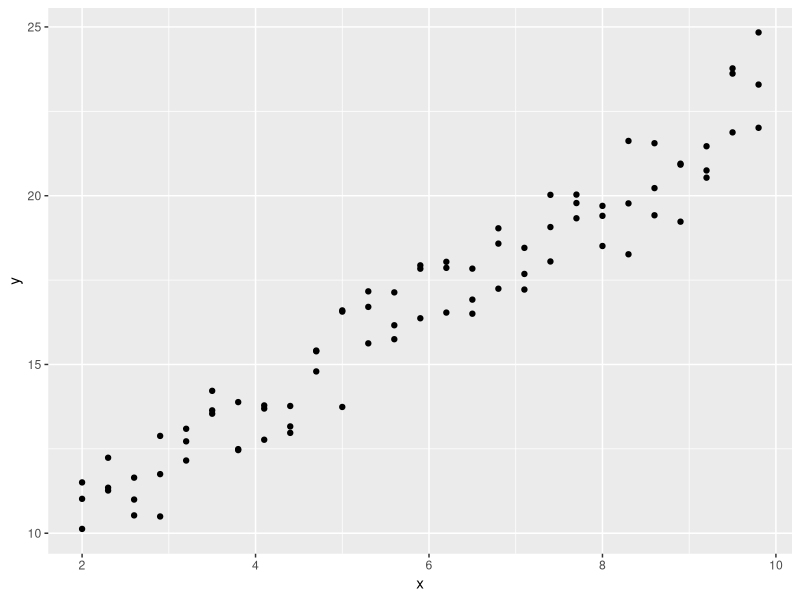
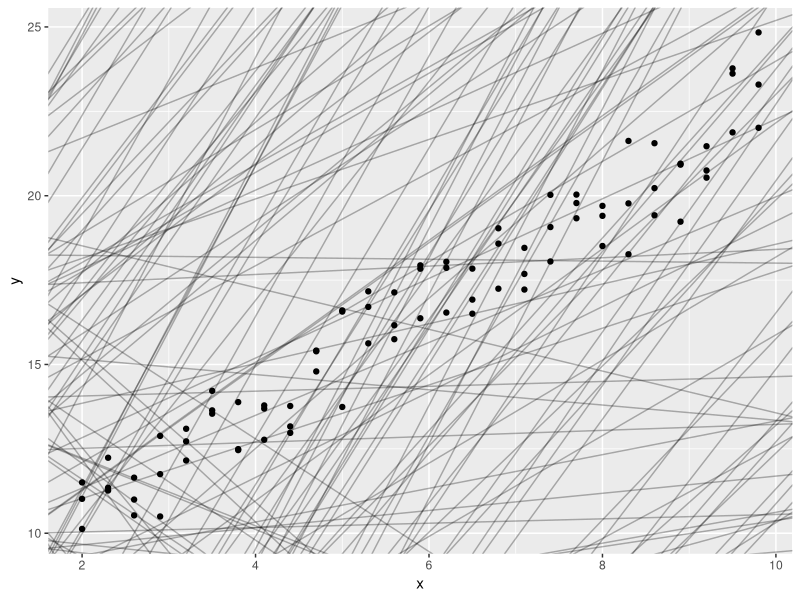
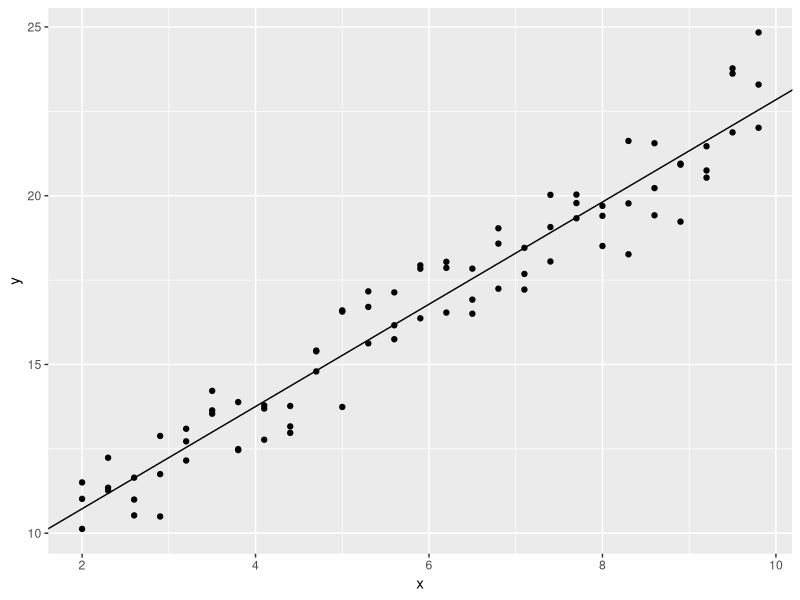

Here is the R script that generated these plots, in order:
#Ciclos en R via funcionales
#library(tidyverse)
library(ggplot2)
library(dplyr)
library(purrr)

data(mpg)
head(mpg)

#Esto de aquí es un ciclo sobre columnas
mpg_num <- mpg %>% select(where(is.numeric))
head(mpg_num)

#Ciclos sobre columnas
#displ  year   cyl   cty   hwy
mpg_num_sum <- mpg_num %>% summarize(
media_displ = mean(displ),
media_year = mean(year),
media_cyl = mean(cyl),
media_cty = mean(cty),
media_hwy = mean(hwy))

print(mpg_num_sum)

#Hay map_TIPO DE DATO (lgl - logico)
#(int - entero, chr - caracter, dbl - numerico)
#y hay un simplemente map (que de uso general para objetos)
resumen <- map_dbl(mpg_num, mean)
print(resumen)

mpg_select <- map_lgl(mpg, is.numeric)
mpg_purrr <- mpg[, mpg_select]

head(mpg_purrr)

##################################
### Ciclos para generar objetos
data(mtcars)
head(mtcars)

### Por ejemplo se quiere hacer un modelo de regresión lineal
### que relacione mpg con wt
#lm() no forma parte del tidyverse al igual que aov()
mi_lm <- lm(mpg ~ wt, data = mtcars)
summary(mi_lm)

#¿cuántos modelos voy a hacer?
cilindros <- mtcars %>% summarize(cil = n_distinct(cyl))
print(cilindros)

mt4 <- mtcars %>% filter(cyl == 4)
mt6 <- mtcars %>% filter(cyl == 6)
mt8 <- mtcars %>% filter(cyl == 8)

lm4 <- lm(mpg ~ wt, data = mt4)
summary(lm4)

lm6 <- lm(mpg ~ wt, data = mt6)
summary(lm6)

lm8 <- lm(mpg ~ wt, data = mt8)
summary(lm8)

#Esta es la versión rápida usando mapeos de purrr
modelos <- mtcars %>% split(.$cyl) %>% 
map(~ lm(mpg ~ wt + hp, data = .))

print(modelos %>% map(summary) %>% map_dbl(~.$r.squared))


###Manipulando modelos
library(modelr)
library(tibble)
set.seed(10)

mi_x <- rep(seq(2, 10, 0.3), 3)
n <- length(mi_x)
print(mi_x)
mi_y <- 8 + 1.5 * mi_x + rnorm(n)

#Así se crea una tabla con variables aisladas
datos <- as_tibble(list(x = mi_x, y = mi_y))
head(datos)

grafico <- datos %>% ggplot()
grafico <- grafico + geom_point(aes(x = x, y = y))

ggsave('ejemplo.png', grafico)


###Adivinando el modelo
###Otra forma de definir una tabla
modelos_posibles <- tibble(
b0 = runif(250, -20, 20),
b1 = runif(250, -5, 5))

#Gráfico de mis propuestas, ¿cuál será la mejor?
propuestas <- datos %>% ggplot(aes(x = x, y = y))
propuestas <- propuestas + geom_point()
propuestas <- propuestas + geom_abline(aes(intercept = b0,
slope = b1), data = modelos_posibles, alpha = 0.3)

ggsave('ejemplo.png', propuestas)

mi_modelo <- function(b, data){
	return (b[1] + b[2] * data$x)
}

measure_distance <- function(mod, data){
	diferencia <- data$y - mi_modelo(mod, data)
	return (sqrt(mean(diferencia^2)))
}

evaluate_model <- function(b0, b1){
	measure_distance(c(b0, b1), datos)
}

modelos_posibles <- modelos_posibles %>% mutate(
evaluacion = map2_dbl(b0, b1, evaluate_model))

modelos_posibles <- modelos_posibles %>% arrange(evaluacion)
head(modelos_posibles)

best_model <- lm(y ~ x, data = datos, x = TRUE, y = TRUE)
cfs <- coef(best_model)

grid <- datos %>% data_grid(x)
grid <- grid %>% add_predictions(best_model)
grid <- grid %>% rename(y = pred)
grid <- grid %>% add_residuals(best_model)

head(grid)

mejor_modelo <- datos %>% ggplot(aes(x = x, y = y))
mejor_modelo  <- mejor_modelo  + geom_point()
mejor_modelo  <- mejor_modelo  + geom_abline(
aes(intercept = cfs[1],slope = cfs[2]))

ggsave('best_model.png', mejor_modelo)



